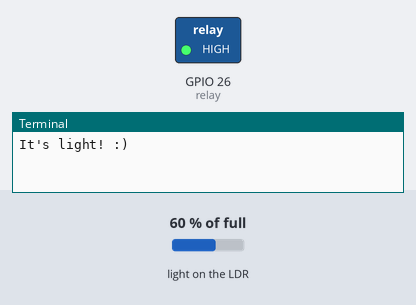
This program was run on a simulated Raspberry Pi (BCM pin numbers). Shown: switched loads named in the program (green lamp = pin HIGH), the last lines printed to the terminal. Inputs (shaded band) come from the test bench; at power-on: light on the LDR 60 % of full.

Above: at 1.2 s.
1.3 s: light on the LDR set to 12 % of full
2.9 s: light on the LDR set to 9 % of full
At 3.5 s:
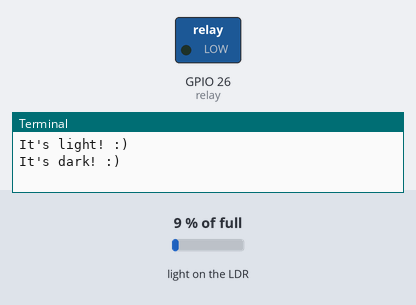
4.7 s: light on the LDR set to 25 % of full
At 5.9 s:
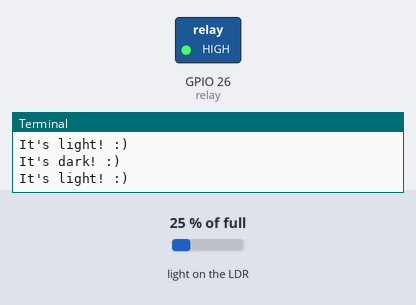
6.2 s: light on the LDR set to 2 % of full
At 7.2 s:
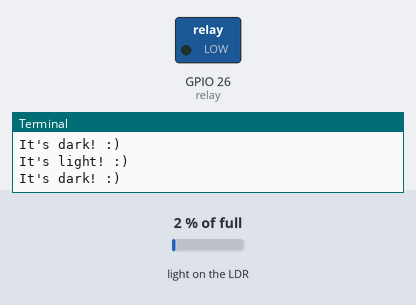
Timing chart, 0 to 9.0 s (numbered marks = the images above; inputs shaded):
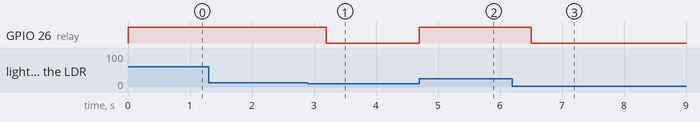

The program:

Relay_CDS.py
```python
from gpiozero import LightSensor
from gpiozero import LED

sensor = LightSensor(17)
relay = LED(26)
relay.on()

def light_on():
    print("It's light! :)")
    relay.on()

def light_off():
    print("It's dark! :)")
    relay.off()

while True:
    sensor.wait_for_light()
    light_on()
    sensor.wait_for_dark()
    light_off()
```

Measured:
- the behaviour switches between 11 and 10 % of full on light on the LDR (found by bisection; images 0 and 1)
- after the input at 1.3 s, every drawn part: stays the same
- after the input at 2.9 s, GPIO 26 (relay): HIGH → LOW after 0.30 s
- after the input at 4.7 s, GPIO 26 (relay): LOW → HIGH at once
- after the input at 6.2 s, GPIO 26 (relay): HIGH → LOW after 0.30 s
